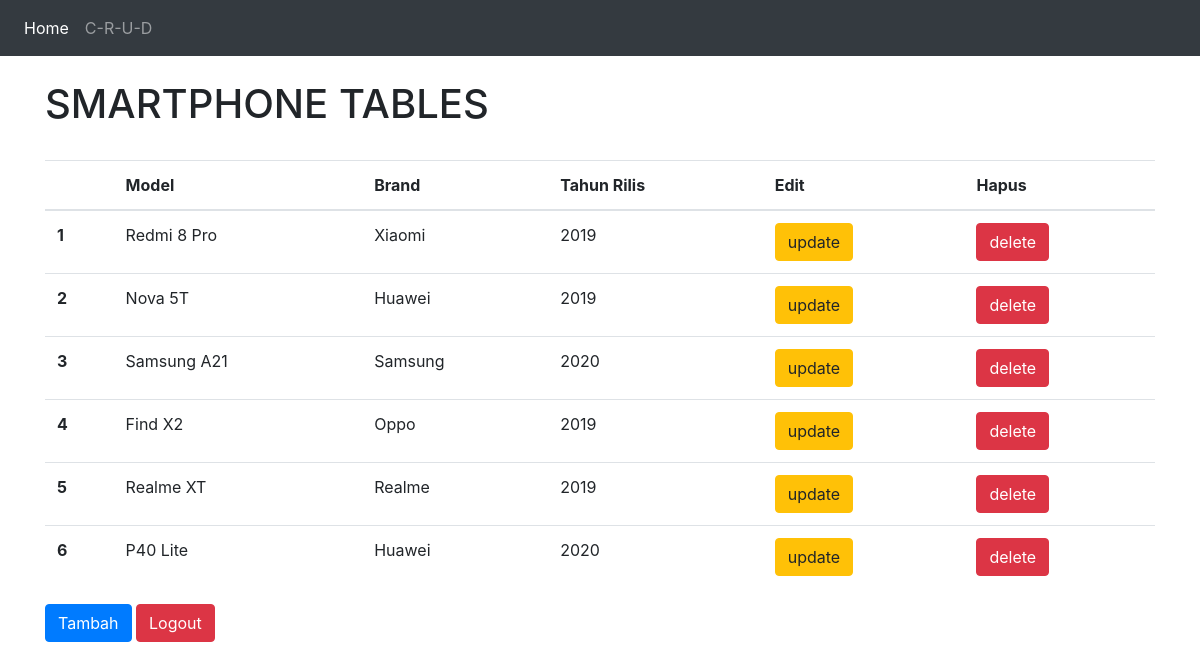
Page /crud/ on the earlier database version.
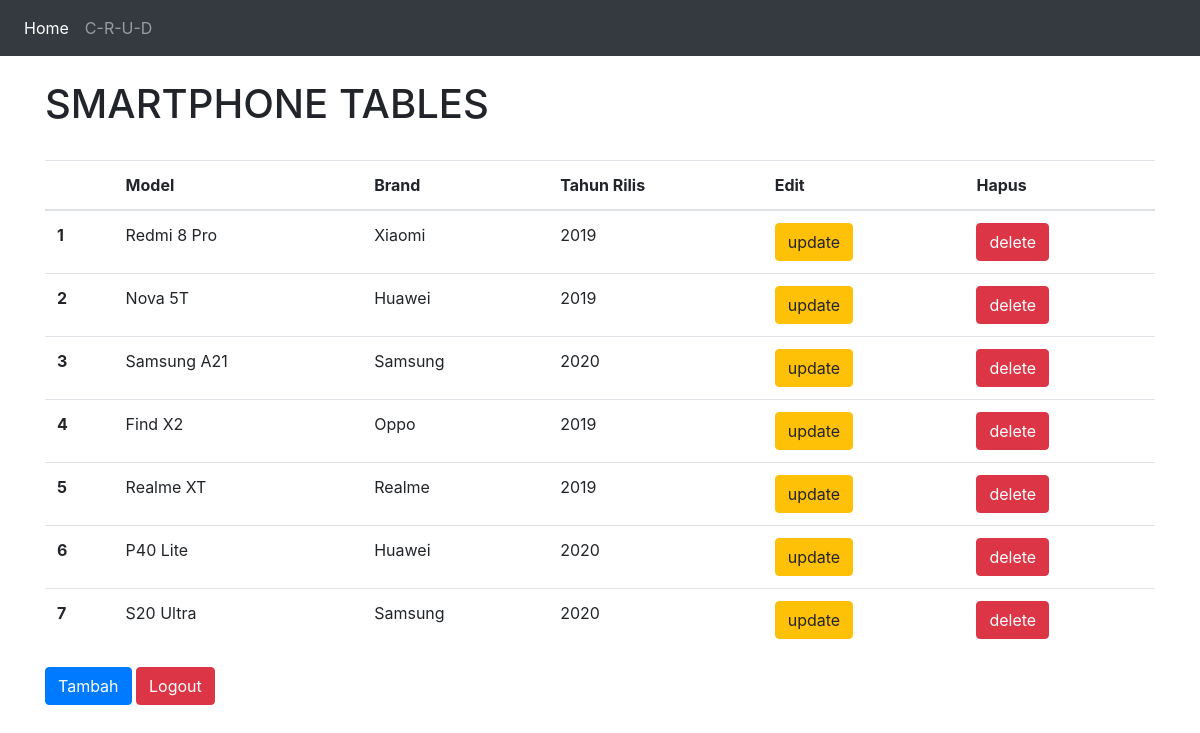
Same page on the later database version.
### crud/models.py (models this page shows, shortened)
class smartphoneModel(models.Model):
    Nama = models.CharField(max_length=50)
    vendor = (
        ('Samsung','Samsung'),
        ('iPhone','iPhone'),
        ('Xiaomi','Xiaomi'),
        ('Huawei','Huawei'),
        ('Oppo','Oppo'),
        ('Realme','Realme'),
    )
    Brand = models.CharField(max_length=20, choices=vendor)
    TahunRilis = models.IntegerField()

### crud/views.py (the view)
def index(request):
    smartphones = smartphoneModel.objects.all()
    context = {
        'heading':'Crud Home',
        'smartphones':smartphones,
    }
    return render(request, 'crud/index.html', context)

### crud/templates/crud/index.html (shortened to what this page needs)
{% extends 'base.html' %}
{% block contents %}
<div class="container">
    <br>
    <h1>SMARTPHONE TABLES</h1>
    <br>
    <table class="table">
        <thead>
          <tr>
            <th scope="col"></th>
            <th scope="col">Model</th>
            <th scope="col">Brand</th>
            <th scope="col">Tahun Rilis</th>
            <th scope="col">Edit</th>
            <th scope="col">Hapus</th>
          </tr>
        </thead>
        <tbody>
            {% for hape in smartphones %}
                <tr>
                    <th scope="row">{{forloop.counter}}</th>
                    <td>{{hape.Nama}}</td>
                    <td>{{hape.Brand}}</td>
                    <td>{{hape.TahunRilis}}</td>
                    <td><a class='btn btn-warning' href="{% url 'crud:update' hape.id %}">update</a>
                    <td><a class='btn btn-danger' href="{% url 'crud:delete' hape.id%}">delete</a>
                </tr>
            {% endfor %}
        </tbody>
    </table>
    <a class='btn btn-primary' href="{% url 'crud:create' %}">Tambah</a>
    <a class='btn btn-danger' type="submit" href="{% url 'crud:logout' %}">Logout</a>
</div>
{% endblock contents %}

Differences in the rows shown:
added smartphoneModel: Nama "S20 Ultra", Brand "Samsung", TahunRilis "2020"
